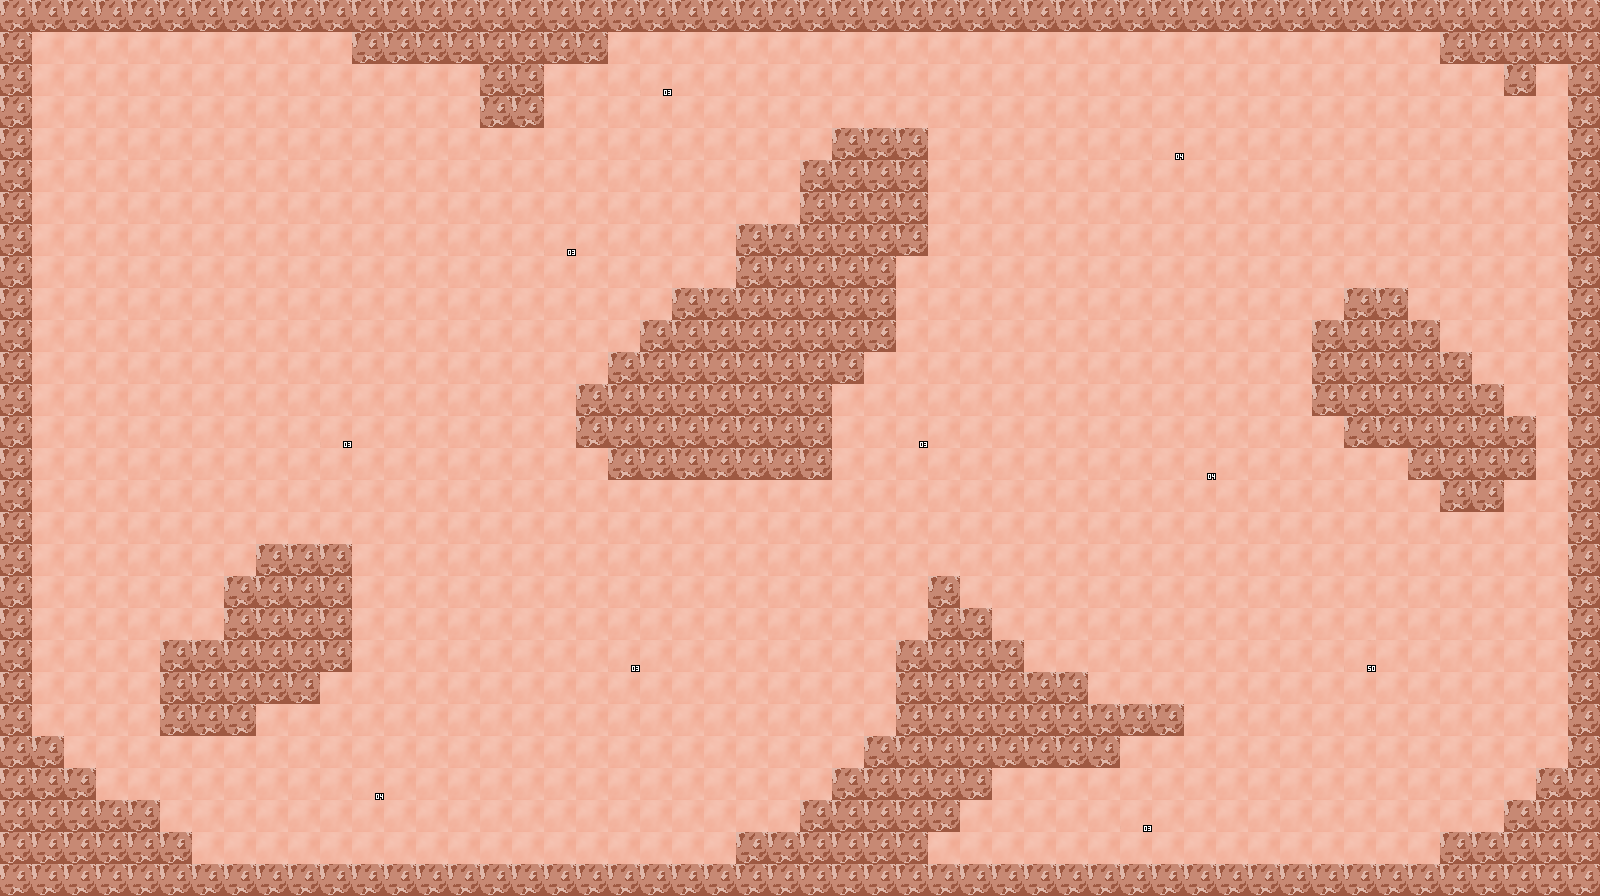

Rendered tile map (Tiled .tmx) drawn with the repository's tilesets; below, a short description and the full map source, tile grids included:
An orthogonal 50x28 tile map with 32x32 px tiles, 2 tile layers (terrain, object), 2 tilesets.

<map version="1.2" tiledversion="1.3.4" orientation="orthogonal" renderorder="right-down" width="50" height="28" tilewidth="32" tileheight="32" infinite="0" nextlayerid="3" nextobjectid="1">
 <tileset firstgid="1" source="terrain.tsx" />
 <tileset firstgid="129" source="object.tsx" />
 <layer id="1" name="terrain" width="50" height="28">
  <data encoding="csv">
2,2,2,2,2,2,2,2,2,2,2,2,2,2,2,2,2,2,2,2,2,2,2,2,2,2,2,2,2,2,2,2,2,2,2,2,2,2,2,2,2,2,2,2,2,2,2,2,2,2,
2,1,1,1,1,1,1,1,1,1,1,2,2,2,2,2,2,2,2,1,1,1,1,1,1,1,1,1,1,1,1,1,1,1,1,1,1,1,1,1,1,1,1,1,1,2,2,2,2,2,
2,1,1,1,1,1,1,1,1,1,1,1,1,1,1,2,2,1,1,1,1,1,1,1,1,1,1,1,1,1,1,1,1,1,1,1,1,1,1,1,1,1,1,1,1,1,1,2,1,2,
2,1,1,1,1,1,1,1,1,1,1,1,1,1,1,2,2,1,1,1,1,1,1,1,1,1,1,1,1,1,1,1,1,1,1,1,1,1,1,1,1,1,1,1,1,1,1,1,1,2,
2,1,1,1,1,1,1,1,1,1,1,1,1,1,1,1,1,1,1,1,1,1,1,1,1,1,2,2,2,1,1,1,1,1,1,1,1,1,1,1,1,1,1,1,1,1,1,1,1,2,
2,1,1,1,1,1,1,1,1,1,1,1,1,1,1,1,1,1,1,1,1,1,1,1,1,2,2,2,2,1,1,1,1,1,1,1,1,1,1,1,1,1,1,1,1,1,1,1,1,2,
2,1,1,1,1,1,1,1,1,1,1,1,1,1,1,1,1,1,1,1,1,1,1,1,1,2,2,2,2,1,1,1,1,1,1,1,1,1,1,1,1,1,1,1,1,1,1,1,1,2,
2,1,1,1,1,1,1,1,1,1,1,1,1,1,1,1,1,1,1,1,1,1,1,2,2,2,2,2,2,1,1,1,1,1,1,1,1,1,1,1,1,1,1,1,1,1,1,1,1,2,
2,1,1,1,1,1,1,1,1,1,1,1,1,1,1,1,1,1,1,1,1,1,1,2,2,2,2,2,1,1,1,1,1,1,1,1,1,1,1,1,1,1,1,1,1,1,1,1,1,2,
2,1,1,1,1,1,1,1,1,1,1,1,1,1,1,1,1,1,1,1,1,2,2,2,2,2,2,2,1,1,1,1,1,1,1,1,1,1,1,1,1,1,2,2,1,1,1,1,1,2,
2,1,1,1,1,1,1,1,1,1,1,1,1,1,1,1,1,1,1,1,2,2,2,2,2,2,2,2,1,1,1,1,1,1,1,1,1,1,1,1,1,2,2,2,2,1,1,1,1,2,
2,1,1,1,1,1,1,1,1,1,1,1,1,1,1,1,1,1,1,2,2,2,2,2,2,2,2,1,1,1,1,1,1,1,1,1,1,1,1,1,1,2,2,2,2,2,1,1,1,2,
2,1,1,1,1,1,1,1,1,1,1,1,1,1,1,1,1,1,2,2,2,2,2,2,2,2,1,1,1,1,1,1,1,1,1,1,1,1,1,1,1,2,2,2,2,2,2,1,1,2,
2,1,1,1,1,1,1,1,1,1,1,1,1,1,1,1,1,1,2,2,2,2,2,2,2,2,1,1,1,1,1,1,1,1,1,1,1,1,1,1,1,1,2,2,2,2,2,2,1,2,
2,1,1,1,1,1,1,1,1,1,1,1,1,1,1,1,1,1,1,2,2,2,2,2,2,2,1,1,1,1,1,1,1,1,1,1,1,1,1,1,1,1,1,1,2,2,2,2,1,2,
2,1,1,1,1,1,1,1,1,1,1,1,1,1,1,1,1,1,1,1,1,1,1,1,1,1,1,1,1,1,1,1,1,1,1,1,1,1,1,1,1,1,1,1,1,2,2,1,1,2,
2,1,1,1,1,1,1,1,1,1,1,1,1,1,1,1,1,1,1,1,1,1,1,1,1,1,1,1,1,1,1,1,1,1,1,1,1,1,1,1,1,1,1,1,1,1,1,1,1,2,
2,1,1,1,1,1,1,1,2,2,2,1,1,1,1,1,1,1,1,1,1,1,1,1,1,1,1,1,1,1,1,1,1,1,1,1,1,1,1,1,1,1,1,1,1,1,1,1,1,2,
2,1,1,1,1,1,1,2,2,2,2,1,1,1,1,1,1,1,1,1,1,1,1,1,1,1,1,1,1,2,1,1,1,1,1,1,1,1,1,1,1,1,1,1,1,1,1,1,1,2,
2,1,1,1,1,1,1,2,2,2,2,1,1,1,1,1,1,1,1,1,1,1,1,1,1,1,1,1,1,2,2,1,1,1,1,1,1,1,1,1,1,1,1,1,1,1,1,1,1,2,
2,1,1,1,1,2,2,2,2,2,2,1,1,1,1,1,1,1,1,1,1,1,1,1,1,1,1,1,2,2,2,2,1,1,1,1,1,1,1,1,1,1,1,1,1,1,1,1,1,2,
2,1,1,1,1,2,2,2,2,2,1,1,1,1,1,1,1,1,1,1,1,1,1,1,1,1,1,1,2,2,2,2,2,2,1,1,1,1,1,1,1,1,1,1,1,1,1,1,1,2,
2,1,1,1,1,2,2,2,1,1,1,1,1,1,1,1,1,1,1,1,1,1,1,1,1,1,1,1,2,2,2,2,2,2,2,2,2,1,1,1,1,1,1,1,1,1,1,1,1,2,
2,2,1,1,1,1,1,1,1,1,1,1,1,1,1,1,1,1,1,1,1,1,1,1,1,1,1,2,2,2,2,2,2,2,2,1,1,1,1,1,1,1,1,1,1,1,1,1,1,2,
2,2,2,1,1,1,1,1,1,1,1,1,1,1,1,1,1,1,1,1,1,1,1,1,1,1,2,2,2,2,2,1,1,1,1,1,1,1,1,1,1,1,1,1,1,1,1,1,2,2,
2,2,2,2,2,1,1,1,1,1,1,1,1,1,1,1,1,1,1,1,1,1,1,1,1,2,2,2,2,2,1,1,1,1,1,1,1,1,1,1,1,1,1,1,1,1,1,2,2,2,
2,2,2,2,2,2,1,1,1,1,1,1,1,1,1,1,1,1,1,1,1,1,1,2,2,2,2,2,2,1,1,1,1,1,1,1,1,1,1,1,1,1,1,1,1,2,2,2,2,2,
2,2,2,2,2,2,2,2,2,2,2,2,2,2,2,2,2,2,2,2,2,2,2,2,2,2,2,2,2,2,2,2,2,2,2,2,2,2,2,2,2,2,2,2,2,2,2,2,2,2
</data>
 </layer>
 <layer id="2" name="object" width="50" height="28">
  <data encoding="csv">
0,0,0,0,0,0,0,0,0,0,0,0,0,0,0,0,0,0,0,0,0,0,0,0,0,0,0,0,0,0,0,0,0,0,0,0,0,0,0,0,0,0,0,0,0,0,0,0,0,0,
0,0,0,0,0,0,0,0,0,0,0,0,0,0,0,0,0,0,0,0,0,0,0,0,0,0,0,0,0,0,0,0,0,0,0,0,0,0,0,0,0,0,0,0,0,0,0,0,0,0,
0,0,0,0,0,0,0,0,0,0,0,0,0,0,0,0,0,0,0,0,132,0,0,0,0,0,0,0,0,0,0,0,0,0,0,0,0,0,0,0,0,0,0,0,0,0,0,0,0,0,
0,0,0,0,0,0,0,0,0,0,0,0,0,0,0,0,0,0,0,0,0,0,0,0,0,0,0,0,0,0,0,0,0,0,0,0,0,0,0,0,0,0,0,0,0,0,0,0,0,0,
0,0,0,0,0,0,0,0,0,0,0,0,0,0,0,0,0,0,0,0,0,0,0,0,0,0,0,0,0,0,0,0,0,0,0,0,133,0,0,0,0,0,0,0,0,0,0,0,0,0,
0,0,0,0,0,0,0,0,0,0,0,0,0,0,0,0,0,0,0,0,0,0,0,0,0,0,0,0,0,0,0,0,0,0,0,0,0,0,0,0,0,0,0,0,0,0,0,0,0,0,
0,0,0,0,0,0,0,0,0,0,0,0,0,0,0,0,0,0,0,0,0,0,0,0,0,0,0,0,0,0,0,0,0,0,0,0,0,0,0,0,0,0,0,0,0,0,0,0,0,0,
0,0,0,0,0,0,0,0,0,0,0,0,0,0,0,0,0,132,0,0,0,0,0,0,0,0,0,0,0,0,0,0,0,0,0,0,0,0,0,0,0,0,0,0,0,0,0,0,0,0,
0,0,0,0,0,0,0,0,0,0,0,0,0,0,0,0,0,0,0,0,0,0,0,0,0,0,0,0,0,0,0,0,0,0,0,0,0,0,0,0,0,0,0,0,0,0,0,0,0,0,
0,0,0,0,0,0,0,0,0,0,0,0,0,0,0,0,0,0,0,0,0,0,0,0,0,0,0,0,0,0,0,0,0,0,0,0,0,0,0,0,0,0,0,0,0,0,0,0,0,0,
0,0,0,0,0,0,0,0,0,0,0,0,0,0,0,0,0,0,0,0,0,0,0,0,0,0,0,0,0,0,0,0,0,0,0,0,0,0,0,0,0,0,0,0,0,0,0,0,0,0,
0,0,0,0,0,0,0,0,0,0,0,0,0,0,0,0,0,0,0,0,0,0,0,0,0,0,0,0,0,0,0,0,0,0,0,0,0,0,0,0,0,0,0,0,0,0,0,0,0,0,
0,0,0,0,0,0,0,0,0,0,0,0,0,0,0,0,0,0,0,0,0,0,0,0,0,0,0,0,0,0,0,0,0,0,0,0,0,0,0,0,0,0,0,0,0,0,0,0,0,0,
0,0,0,0,0,0,0,0,0,0,132,0,0,0,0,0,0,0,0,0,0,0,0,0,0,0,0,0,132,0,0,0,0,0,0,0,0,0,0,0,0,0,0,0,0,0,0,0,0,0,
0,0,0,0,0,0,0,0,0,0,0,0,0,0,0,0,0,0,0,0,0,0,0,0,0,0,0,0,0,0,0,0,0,0,0,0,0,133,0,0,0,0,0,0,0,0,0,0,0,0,
0,0,0,0,0,0,0,0,0,0,0,0,0,0,0,0,0,0,0,0,0,0,0,0,0,0,0,0,0,0,0,0,0,0,0,0,0,0,0,0,0,0,0,0,0,0,0,0,0,0,
0,0,0,0,0,0,0,0,0,0,0,0,0,0,0,0,0,0,0,0,0,0,0,0,0,0,0,0,0,0,0,0,0,0,0,0,0,0,0,0,0,0,0,0,0,0,0,0,0,0,
0,0,0,0,0,0,0,0,0,0,0,0,0,0,0,0,0,0,0,0,0,0,0,0,0,0,0,0,0,0,0,0,0,0,0,0,0,0,0,0,0,0,0,0,0,0,0,0,0,0,
0,0,0,0,0,0,0,0,0,0,0,0,0,0,0,0,0,0,0,0,0,0,0,0,0,0,0,0,0,0,0,0,0,0,0,0,0,0,0,0,0,0,0,0,0,0,0,0,0,0,
0,0,0,0,0,0,0,0,0,0,0,0,0,0,0,0,0,0,0,0,0,0,0,0,0,0,0,0,0,0,0,0,0,0,0,0,0,0,0,0,0,0,0,0,0,0,0,0,0,0,
0,0,0,0,0,0,0,0,0,0,0,0,0,0,0,0,0,0,0,132,0,0,0,0,0,0,0,0,0,0,0,0,0,0,0,0,0,0,0,0,0,0,179,0,0,0,0,0,0,0,
0,0,0,0,0,0,0,0,0,0,0,0,0,0,0,0,0,0,0,0,0,0,0,0,0,0,0,0,0,0,0,0,0,0,0,0,0,0,0,0,0,0,0,0,0,0,0,0,0,0,
0,0,0,0,0,0,0,0,0,0,0,0,0,0,0,0,0,0,0,0,0,0,0,0,0,0,0,0,0,0,0,0,0,0,0,0,0,0,0,0,0,0,0,0,0,0,0,0,0,0,
0,0,0,0,0,0,0,0,0,0,0,0,0,0,0,0,0,0,0,0,0,0,0,0,0,0,0,0,0,0,0,0,0,0,0,0,0,0,0,0,0,0,0,0,0,0,0,0,0,0,
0,0,0,0,0,0,0,0,0,0,0,133,0,0,0,0,0,0,0,0,0,0,0,0,0,0,0,0,0,0,0,0,0,0,0,0,0,0,0,0,0,0,0,0,0,0,0,0,0,0,
0,0,0,0,0,0,0,0,0,0,0,0,0,0,0,0,0,0,0,0,0,0,0,0,0,0,0,0,0,0,0,0,0,0,0,132,0,0,0,0,0,0,0,0,0,0,0,0,0,0,
0,0,0,0,0,0,0,0,0,0,0,0,0,0,0,0,0,0,0,0,0,0,0,0,0,0,0,0,0,0,0,0,0,0,0,0,0,0,0,0,0,0,0,0,0,0,0,0,0,0,
0,0,0,0,0,0,0,0,0,0,0,0,0,0,0,0,0,0,0,0,0,0,0,0,0,0,0,0,0,0,0,0,0,0,0,0,0,0,0,0,0,0,0,0,0,0,0,0,0,0
</data>
 </layer>
</map>
